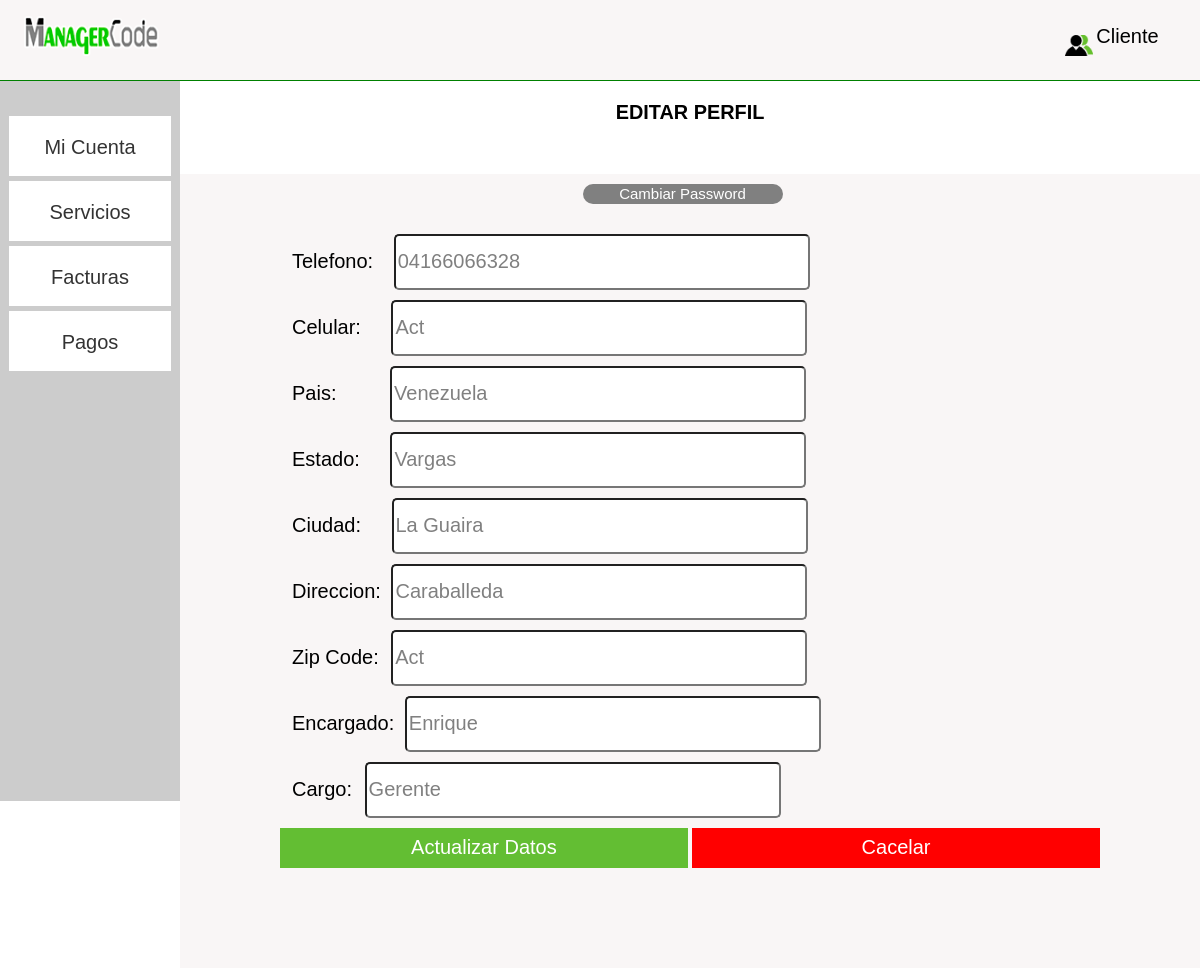
Screenshot of /saserv/micuenta/editarPerfil.php (signed in) with the database file from the repository.
### tables this page shows
CREATE TABLE `usuarios` (
  `id` int(11) NOT NULL,
  `tipo` varchar(100) NOT NULL,
  `nombres` varchar(100) NOT NULL,
  `apellidos` varchar(100) NOT NULL,
  `rif` varchar(100) NOT NULL,
  `email` varchar(100) NOT NULL,
  `pass` varchar(100) NOT NULL,
  `telefono` varchar(100) NOT NULL,
  `celular` varchar(100) NOT NULL,
  `pais` varchar(100) NOT NULL,
  `estado` varchar(100) NOT NULL,
  `ciudad` varchar(100) NOT NULL,
  `dir` varchar(100) NOT NULL,
  `zipcode` varchar(100) NOT NULL,
  `encargado` varchar(100) NOT NULL,
  `cargo` varchar(100) NOT NULL,
  `como` varchar(100) NOT NULL,
  `fecha` date NOT NULL,
  `estatus` varchar(100) NOT NULL
);

### saserv/micuenta/editarPerfil.php (the view, shortened to what this page needs)
<?php
  if ($_SESSION['login'])
    {
?>
<!DOCTYPE html>
<html lang="es">
<head>
  <link rel="stylesheet" type="text/css" href="style/style.css">
  <link rel="stylesheet" type="text/css" href="style/menu.css">
	<link rel="stylesheet" type="text/css" href="style/registro.css">
  <link rel="stylesheet" type="text/css" media="all" href="style/mediastyle.css">
  <link rel="stylesheet" type="text/css" media="all" href="style/mediastylemenu.css">
</head>
<body>
<header>
  <a href="#" onclick="menu2()">
    <div id="contenedorbottonMenu">
      <div id="systemsAdms">
        <img src="img/mcodeLogo.png" width="135px" height="40">
      </div>
    </div>
    </a>
  <a href="#" onclick="clientes2()">
    <div id="contenedorbottonClientes">
      <div id="cliente"></div>
      <div id="areadeCliente">Cliente</div>
    </div>
  </a>
</header>
<?php
require ("menuOpciones.php");
?>
<div id="contenedorInformacion">
<div style="text-align: center;">
<h3 style="width: 100%; text-align: center;">EDITAR PERFIL</h3>
<?php
            $nick = $_SESSION["login"];
                $ssql = mysql_query("SELECT * FROM usuarios WHERE email='$nick'");
                $telefono   =  mysql_result($ssql,0,"telefono");
                $celular    =  mysql_result($ssql,0,"celular");
                $pais       =  mysql_result($ssql,0,"pais");
                $estado     =  mysql_result($ssql,0,"estado");
                $ciudad     =  mysql_result($ssql,0,"ciudad");
                $dir        =  mysql_result($ssql,0,"dir");
                $zipCode    =  mysql_result($ssql,0,"zipcode");
                $tipoCuenta =  mysql_result($ssql,0,"tipo");
                $encargado  =  mysql_result($ssql,0,"encargado");
                $cargo      =  mysql_result($ssql,0,"cargo");
?>
<div id ="solicitud" style="background-color: rgba(245, 240, 240, 0.6); margin-top: 50px; padding: 10px 0 50px 0; text-align: center; font-size: 15px;">
  <input onclick="verPassword()" class="btm_abrirTicket" type="button"  value="Cambiar Password" style="margin-right: 15px; margin-bottom: 10px; background-color:gray; color: white; width:200px; height: 20px; font-size: 15px; border-radius:10px;"/>
<form method="post" action="#">
<div style="width: 80%; background-color: none; display: inline-block; font-size: 20px; padding-top: 20px; text-align: left; padding-left: 20px;">
                <label style="margin-right: 15px;">Telefono: </label>
                <input type="text" name="telefono2" size="6" value="<?php
                  if ($telefono == ''){
                    echo'Actualizar...';
                  }
                  else{
                    echo $telefono;
                  }
                  ?>" style="width: 50%; height: 50px; border-radius: 5px; font-size: 20px; color: gray; margin-bottom: 10px;"/>
                 <br>
                <label style="margin-right: 25px;">Celular: </label>
                <input type="text" name="celular2" size="6" value="<?php
                   if ($celular == ''){
                    echo'Actualizar...';
                  }
                  else{
                    echo $celular;
                  }
                 ?>" style="width: 50%; height: 50px; border-radius: 5px; font-size: 20px; color: gray; margin-bottom: 10px;"/>
                 <br>
                 <label style="margin-right: 48px;">Pais: </label>
                <input type="text" name="pais2" size="6" value="<?php
                                    if ($pais == ''){
                    echo'Actualizar...';
                  }
                  else{
                    echo $pais;
                  }
                 ?>" style="width: 50%; height: 50px; border-radius: 5px; font-size: 20px; color: gray; margin-bottom: 10px;"/>
                 <br>
                 <label style="margin-right: 25px;">Estado: </label>
                <input type="text" name="estado2" size="6" value="<?php
                                    if ($estado == ''){
                    echo'Actualizar...';
                  }
                  else{
                    echo $estado;
                  }
                 ?>" style="width: 50%; height: 50px; border-radius: 5px; font-size: 20px; color: gray; margin-bottom: 10px;"/>
                 <br>
                 <label style="margin-right: 25px;">Ciudad: </label>
                <input type="text" name="ciudad2" size="6" value="<?php
                                    if ($ciudad == ''){
                    echo'Actualizar...';
                  }
                  else{
                    echo $ciudad;
                  }
                 ?>" style="width: 50%; height: 50px; border-radius: 5px; font-size: 20px; color: gray; margin-bottom: 10px;"/>
                 <br>
                <label style="margin-right: 5px;">Direccion: </label>
                <input type="text" name="dir2" size="6" value="<?php
                                    if ($dir == ''){
                    echo'Actualizar...';
                  }
                  else{
                    echo $dir;
                  }
                 ?>" style="width: 50%; height: 50px; border-radius: 5px; font-size: 20px; color: gray; margin-bottom: 10px;"/>
                 <br>
                <label style="margin-right: 7px;">Zip Code:</label>
                <input type="text" name="zipCode2" size="6" value="<?php
                                    if ($zipCode == ''){
                    echo'Actualizar...';
                  }
                  else{
                    echo $zipCode;
                  }
                 ?>" style="width: 50%; height: 50px; border-radius: 5px; font-size: 20px; color: gray; margin-bottom: 10px;"/>
                 <br>
                <?php
                  if ($tipoCuenta == "2"){
                    ?>
                              <label style="margin-right: 5px;">Encargado: </label>
                              <input type="text" name="encargado2" size="6" value="<?php
                                                  if ($encargado == ''){
                                  echo'Actualizar...';
                                }
                                else{
                                  echo $encargado;
                                }
                               ?>" style="width: 50%; height: 50px; border-radius: 5px; font-size: 20px; color: gray; margin-bottom: 10px;"/>
                               <br>
                              <label style="margin-right: 7px;">Cargo:</label>
                              <input type="text" name="cargo2" size="6" value="<?php
                                                  if ($cargo == ''){
                                  echo'Actualizar...';
                                }
                                else{
                                  echo $cargo;
                                }
                               ?>" style="width: 50%; height: 50px; border-radius: 5px; font-size: 20px; color: gray; margin-bottom: 10px;"/>
                               <br>
                  <?php
                  }
                ?>
</div>
    <input class="btm_abrirTicket" type="submit" name="actualizar" value="Actualizar Datos" style="margin-bottom: 50px; background-color:#63be33; color: white; width: 40%;" />
    <input class="btm_abrirTicket" type="reset" name="" value="Cacelar" style="margin-bottom: 50px; background-color:red; color: white; width: 40%;" />
  </form>
</div>
</div>
</div>
</body>
</html>
<?php
  }else
  {
    session_destroy();
    header("location:../index.php");
  }
?>

### saserv/micuenta/style/style.css (style rules this page uses)
html, body { height: 100%; margin:0; font-family:Arial, Helvetica, sans-serif; overflow: none; }
header a { color: white; }
#contenedorInformacion { width: 85%; height: auto; float: left; background-color: none; font-size: 17px; }
.btm_abrirTicket { background-color: #cccccc; border: none; font-size: 20px; height: 40px; width: 100%; cursor: pointer; color: grey; }

### saserv/micuenta/style/menu.css (style rules this page uses)
html, body { height: 100%; margin:0; font-family:Arial, Helvetica, sans-serif; overflow: none; }
header a { color: black; }
header { width: 100%; height:10%; background-color: rgba(245, 240, 240, 0.6); position: relative; border-bottom: solid 1px green; }
#contenedorbottonMenu { width: 30%; height: 73%; background-color: none; position: absolute; top:20%; left:2%; }
#systemsAdms { width: 85%; height: 100%; background-color: none; float: left; }
#contenedorbottonClientes { width: 11%; height: 73%; background-color: none; position: absolute; top:20%; right:0.5%; }
#cliente { width: 25%; height: 100%; background-color: none; float: left; background-image: url(../img/cliente.png); background-size: 28px; background-position: center; background-repeat: no-repeat; }
#areadeCliente { width: 70%; height: 60%; background-color: none; font-size: 20px; float: left; margin-top: 7%; margin-left: 1%; }

### rows the page displays
usuarios: telefono2 "04166066328", celular2 "Act", pais2 "Venezuela", estado2 "Vargas", ciudad2 "La Guaira", dir2 "Caraballeda", zipCode2 "Act", encargado2 "Enrique", cargo2 "Gerente"
